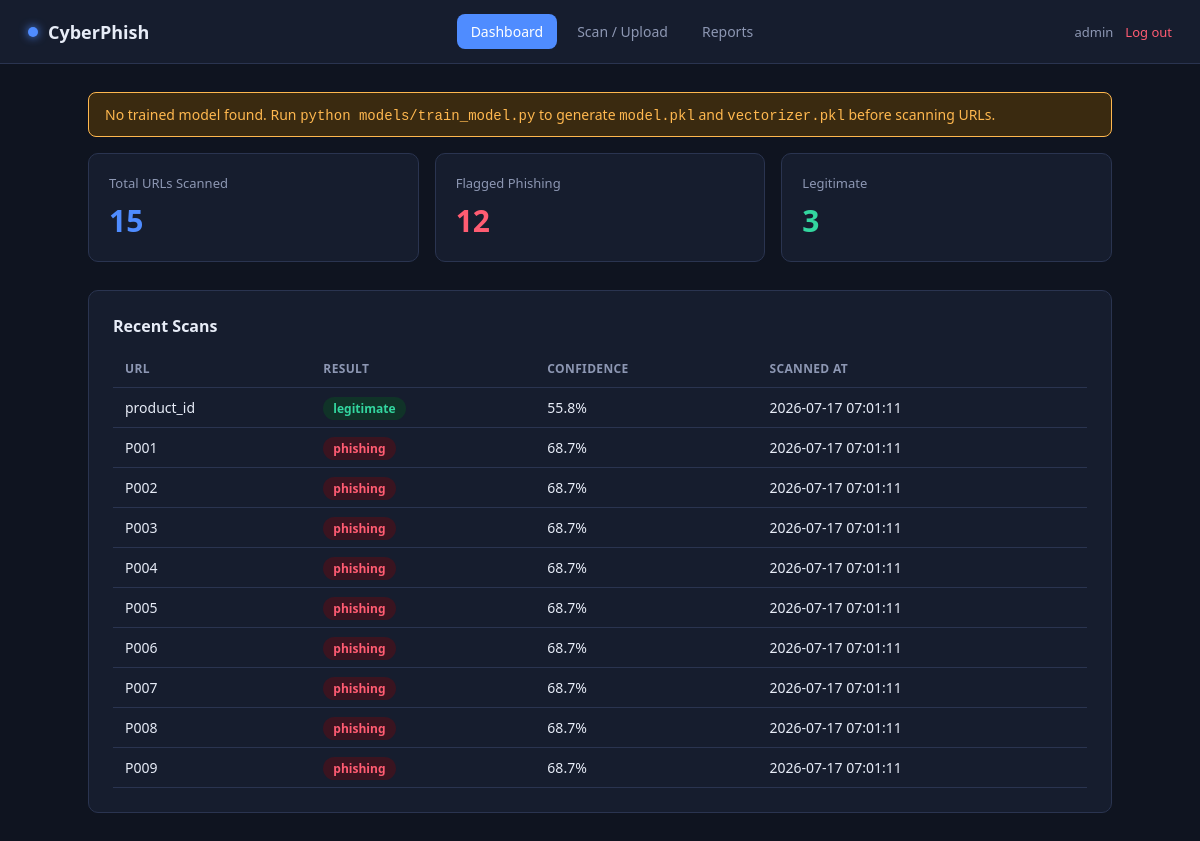
The app's page /dashboard (signed in) with its own data.
### tables this page shows
CREATE TABLE scan_history (
    id            INTEGER PRIMARY KEY AUTOINCREMENT,
    user_id       INTEGER NOT NULL,
    url           TEXT NOT NULL,
    prediction    TEXT NOT NULL,        -- 'phishing' | 'legitimate'
    confidence    REAL NOT NULL,        -- model probability, 0.0 - 1.0
    source        TEXT NOT NULL DEFAULT 'manual',  -- 'manual' | 'upload'
    batch_id      TEXT,                 -- groups rows from the same CSV upload
    scanned_at    TIMESTAMP NOT NULL DEFAULT CURRENT_TIMESTAMP,
    FOREIGN KEY (user_id) REFERENCES users (id)
);

### app.py (the view)
@app.route("/dashboard")
@login_required
def dashboard():
    db = get_db()
    user_id = session["user_id"]
    total_scans = db.execute(
        "SELECT COUNT(*) FROM scan_history WHERE user_id = ?", (user_id,)
    ).fetchone()[0]
    phishing_count = db.execute(
        "SELECT COUNT(*) FROM scan_history WHERE user_id = ? AND prediction = 'phishing'",
        (user_id,),
    ).fetchone()[0]
    legit_count = total_scans - phishing_count
    recent = db.execute(
        """SELECT url, prediction, confidence, scanned_at
           FROM scan_history WHERE user_id = ?
           ORDER BY scanned_at DESC LIMIT 10""",
        (user_id,),
    ).fetchall()
    model_ready = os.path.exists(MODEL_PATH) and os.path.exists(VECTORIZER_PATH)
    return render_template(
        "dashboard.html",
        total_scans=total_scans,
        phishing_count=phishing_count,
        legit_count=legit_count,
        recent=recent,
        model_ready=model_ready,
    )

### app.py (called while the page is built)
def get_db():
    if "db" not in g:
        g.db = sqlite3.connect(DB_PATH)
        g.db.row_factory = sqlite3.Row
    return g.db

def login_required(view):
    from functools import wraps
    @wraps(view)
    def wrapped(*args, **kwargs):
        if not session.get("user_id"):
            flash("Please log in to continue.", "warning")
            return redirect(url_for("login"))
        return view(*args, **kwargs)
    return wrapped

### templates/dashboard.html (shortened to what this page needs)
<!DOCTYPE html>
<html lang="en">
<head>
  <link rel="stylesheet" href="{{ url_for('static', filename='css/style.css') }}">
</head>
<body>
  <nav class="navbar">
    <div class="brand"><span class="dot"></span> CyberPhish</div>
    <div class="nav-links">
      <a href="{{ url_for('dashboard') }}" class="active">Dashboard</a>
      <a href="{{ url_for('upload') }}">Scan / Upload</a>
      <a href="{{ url_for('report') }}">Reports</a>
    </div>
    <div class="nav-user">
      {{ session.get('username', '') }}
      <a href="{{ url_for('logout') }}" class="logout-btn">Log out</a>
    </div>
  </nav>
  <div class="container">
    {% if not model_ready %}
      <div class="flash flash-warning">
        No trained model found. Run <code>python models/train_model.py</code> to generate
        <code>model.pkl</code> and <code>vectorizer.pkl</code> before scanning URLs.
      </div>
    {% endif %}
    <div class="stats-grid">
      <div class="stat-card total">
        <div class="label">Total URLs Scanned</div>
        <div class="value">{{ total_scans }}</div>
      </div>
      <div class="stat-card phishing">
        <div class="label">Flagged Phishing</div>
        <div class="value">{{ phishing_count }}</div>
      </div>
      <div class="stat-card legit">
        <div class="label">Legitimate</div>
        <div class="value">{{ legit_count }}</div>
      </div>
    </div>
    <div class="panel">
      <h2>Recent Scans</h2>
      {% if recent %}
        <table>
          <thead>
            <tr><th>URL</th><th>Result</th><th>Confidence</th><th>Scanned At</th></tr>
          </thead>
          <tbody>
            {% for row in recent %}
              <tr>
                <td class="url-cell" title="{{ row['url'] }}">{{ row['url'] }}</td>
                <td>
                  <span class="badge badge-{{ row['prediction'] }}">{{ row['prediction'] }}</span>
                </td>
                <td>{{ "%.1f"|format(row['confidence'] * 100) }}%</td>
                <td>{{ row['scanned_at'] }}</td>
              </tr>
            {% endfor %}
          </tbody>
        </table>
      {% else %}
        <div class="empty-state">
          No scans yet. <a href="{{ url_for('upload') }}">Check your first URL &rarr;</a>
        </div>
      {% endif %}
    </div>
  </div>
</body>
</html>

### static/css/style.css (style rules this page uses)
:root { --bg: #0f1420; --bg-panel: #161d2e; --bg-panel-2: #1c2438; --border: #2a3450; --text: #e7ecf7; --text-muted: #8d97b3; --accent: #4f8cff; --accent-dark: #3468d6; --danger: #ff5c72; --danger-bg: #3a1420; --success: #33d69f; --success-bg: #103328; --warning: #ffb84f; --warning-bg: #3a2a10; --info: #4fd0ff; --info-bg: #103340; --radius: 10px; }
* { box-sizing: border-box; }
body { margin: 0; font-family: "Segoe UI", Roboto, Helvetica, Arial, sans-serif; background: var(--bg); color: var(--text); min-height: 100vh; }
a { color: var(--accent); text-decoration: none; }
.navbar { display: flex; align-items: center; justify-content: space-between; padding: 14px 28px; background: var(--bg-panel); border-bottom: 1px solid var(--border); }
.navbar .brand { display: flex; align-items: center; gap: 10px; font-weight: 700; font-size: 18px; }
.navbar .brand .dot { width: 10px; height: 10px; border-radius: 50%; background: var(--accent); box-shadow: 0 0 10px var(--accent); }
.nav-links { display: flex; gap: 6px; align-items: center; }
.nav-links a { color: var(--text-muted); padding: 8px 14px; border-radius: 8px; font-size: 14px; }
.nav-links a.active { background: var(--accent); color: white; }
.nav-user { display: flex; align-items: center; gap: 12px; font-size: 13px; color: var(--text-muted); }
.logout-btn { color: var(--danger); font-size: 13px; }
.container { max-width: 1080px; margin: 0 auto; padding: 28px; }
.flash { padding: 12px 16px; border-radius: 8px; margin-bottom: 16px; font-size: 14px; }
.flash-warning { background: var(--warning-bg); color: var(--warning); border: 1px solid var(--warning); }
.stats-grid { display: grid; grid-template-columns: repeat(auto-fit, minmax(200px, 1fr)); gap: 16px; margin-bottom: 28px; }
.stat-card { background: var(--bg-panel); border: 1px solid var(--border); border-radius: var(--radius); padding: 20px; }
.stat-card .label { color: var(--text-muted); font-size: 13px; margin-bottom: 8px; }
.stat-card .value { font-size: 30px; font-weight: 700; }
.stat-card.phishing .value { color: var(--danger); }
.stat-card.legit .value { color: var(--success); }
.stat-card.total .value { color: var(--accent); }
.panel { background: var(--bg-panel); border: 1px solid var(--border); border-radius: var(--radius); padding: 24px; margin-bottom: 24px; }
.panel h2 { margin-top: 0; font-size: 16px; }
table { width: 100%; border-collapse: collapse; font-size: 14px; }
th, td { padding: 10px 12px; text-align: left; border-bottom: 1px solid var(--border); }
th { color: var(--text-muted); font-weight: 600; font-size: 12px; text-transform: uppercase; letter-spacing: 0.03em; }
.badge { padding: 3px 10px; border-radius: 20px; font-size: 12px; font-weight: 600; }
.badge-phishing { background: var(--danger-bg); color: var(--danger); }
.badge-legitimate { background: var(--success-bg); color: var(--success); }
.url-cell { max-width: 380px; overflow: hidden; text-overflow: ellipsis; white-space: nowrap; }

### records on screen
scan_history: url "product_id", prediction "legitimate", row['confidence']*100 "55.8", scanned_at "2026-07-17 07:01:11"
scan_history: url "P001", prediction "phishing", row['confidence']*100 "68.7", scanned_at "2026-07-17 07:01:11"
scan_history: url "P002", prediction "phishing", row['confidence']*100 "68.7", scanned_at "2026-07-17 07:01:11"
scan_history: url "P003", prediction "phishing", row['confidence']*100 "68.7", scanned_at "2026-07-17 07:01:11"
scan_history: url "P004", prediction "phishing", row['confidence']*100 "68.7", scanned_at "2026-07-17 07:01:11"
scan_history: url "P005", prediction "phishing", row['confidence']*100 "68.7", scanned_at "2026-07-17 07:01:11"
scan_history: url "P006", prediction "phishing", row['confidence']*100 "68.7", scanned_at "2026-07-17 07:01:11"
scan_history: url "P007", prediction "phishing", row['confidence']*100 "68.7", scanned_at "2026-07-17 07:01:11"
scan_history: url "P008", prediction "phishing", row['confidence']*100 "68.7", scanned_at "2026-07-17 07:01:11"
scan_history: url "P009", prediction "phishing", row['confidence']*100 "68.7", scanned_at "2026-07-17 07:01:11"

### other values on screen
{{ session.get('username', '') }} "admin"
{{ total_scans }} "15"
{{ phishing_count }} "12"
{{ legit_count }} "3"
